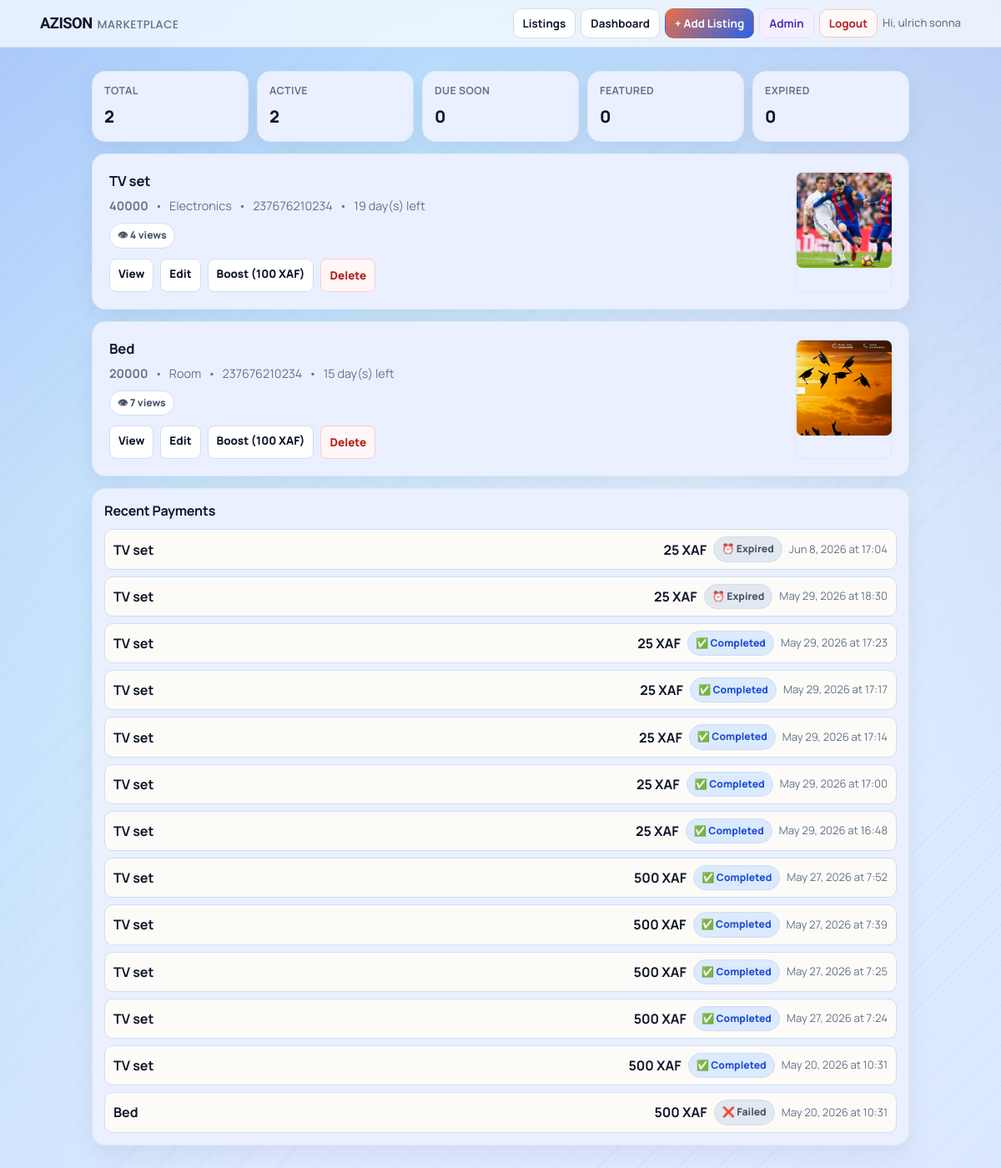
The page /dashboard (signed in) on the database as committed earlier.
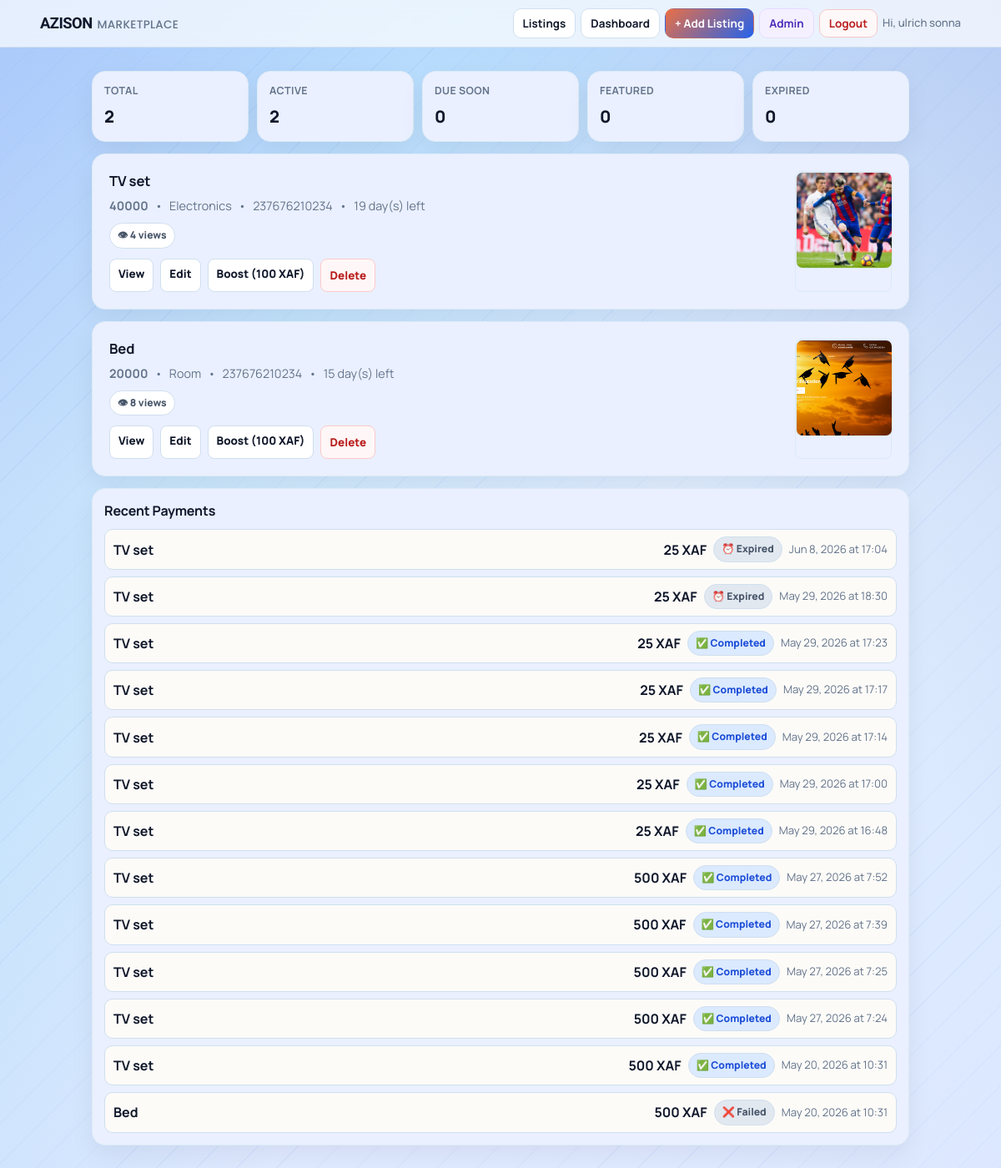
The same page on the database as committed later.
### tables this page shows
CREATE TABLE users(
            id INTEGER PRIMARY KEY AUTOINCREMENT,
            full_name TEXT NOT NULL,
            phone TEXT NOT NULL UNIQUE,
            password_hash TEXT NOT NULL,
            email TEXT,
            google_sub TEXT,
            auth_provider TEXT NOT NULL DEFAULT 'local',
            created_at TEXT NOT NULL
        , is_admin INTEGER DEFAULT 0, is_active INTEGER DEFAULT 1, is_verified INTEGER DEFAULT 0);

CREATE TABLE listings(
            id INTEGER PRIMARY KEY AUTOINCREMENT,
            title TEXT,
            price TEXT,
            category TEXT,
            phone TEXT,
            owner_phone TEXT,
            leave_date TEXT,
            description TEXT,
            image TEXT,
            is_featured INTEGER DEFAULT 0
        , view_count INTEGER DEFAULT 0);

CREATE TABLE payments(
            id INTEGER PRIMARY KEY AUTOINCREMENT,
            listing_id INTEGER NOT NULL,
            reference TEXT NOT NULL UNIQUE,
            amount INTEGER NOT NULL,
            status TEXT NOT NULL,
            phone TEXT,
            created_at TEXT NOT NULL
        , provider_reference TEXT);

### app.py (the view)
@app.route("/dashboard")
@login_required
def dashboard():
    conn = get_db()
    cursor = conn.cursor()
    owner_phone = get_authenticated_owner_phone()
    expire_stale_pending_payments(cursor)
    conn.commit()
    cursor.execute(
        """
        SELECT * FROM listings
        WHERE owner_phone = ?
        ORDER BY is_featured DESC, id DESC
        """,
        (owner_phone,),
    )
    rows = cursor.fetchall()
    cursor.execute(
        """
        SELECT p.id, p.listing_id, p.reference AS reference_id, p.amount, p.status, p.phone, p.created_at,
               l.title AS listing_title
        FROM payments p
        JOIN listings l ON l.id = p.listing_id
        WHERE l.owner_phone = ?
        ORDER BY p.id DESC
        """,
        (owner_phone,),
    )
    payment_rows = cursor.fetchall()
    conn.close()
    today = current_date()
    listings = []
    pending_payments_by_listing = {}
    payment_history = []
    stats = {
        "total": 0,
        "active": 0,
        "soon": 0,
        "expired": 0,
        "featured": 0,
    }
    for payment_row in payment_rows:
        normalized_status = resolve_internal_payment_status(payment_row["status"]) or PAYMENT_STATUS_PENDING
        if normalized_status == PAYMENT_STATUS_PENDING and payment_row["listing_id"] not in pending_payments_by_listing:
            pending_payments_by_listing[payment_row["listing_id"]] = payment_row["reference_id"]
        payment_history.append(build_dashboard_payment_view(payment_row))
    for row in rows:
        leave_date = datetime.strptime(row["leave_date"], "%Y-%m-%d").date()
        days_left = (leave_date - today).days
        is_expired = days_left < 0
        is_soon = 0 <= days_left <= 3
        is_featured = row["is_featured"] == 1
        updated_at = row_value(row, "updated_at")
        stats["total"] += 1
        if is_featured:
            stats["featured"] += 1
        if is_expired:
            stats["expired"] += 1
        else:
            stats["active"] += 1
            if is_soon:
                stats["soon"] += 1
        listings.append(
            {
                "id": row["id"],
                "title": row["title"],
                "price": row["price"],
                "category": row["category"],
                "phone": row["phone"],
                "leave_date": row["leave_date"],
                "description": row["description"] or "",
                "image": row["image"],
                "is_featured": row["is_featured"],
                "days_left": days_left,
                "is_expired": is_expired,
                "is_soon": is_soon,
                "pending_payment_reference": pending_payments_by_listing.get(row["id"], ""),
                "view_count": row["view_count"],
                "last_updated_label": format_payment_date(updated_at) if updated_at else "",
            }
        )
    return render_template(
        "dashboard.html",
        listings=listings,
        stats=stats,
        payment_history=payment_history[:20],
        boost_amount=effective_boost_amount(),
    )

### templates/dashboard.html (shortened to what this page needs)
<!DOCTYPE html>
<html lang="en">
<head>
    <link rel="stylesheet" href="{{ url_for('static', filename='css/marketplace.css') }}">
</head>
<body>
    {% include "_navigation.html" %}
    <main class="page">
        <section class="stats">
            <article class="stat">
                <span class="label">Total</span>
                <strong class="value">{{ stats['total'] }}</strong>
            </article>
            <article class="stat">
                <span class="label">Active</span>
                <strong class="value">{{ stats['active'] }}</strong>
            </article>
            <article class="stat">
                <span class="label">Due Soon</span>
                <strong class="value">{{ stats['soon'] }}</strong>
            </article>
            <article class="stat">
                <span class="label">Featured</span>
                <strong class="value">{{ stats['featured'] }}</strong>
            </article>
            <article class="stat">
                <span class="label">Expired</span>
                <strong class="value">{{ stats['expired'] }}</strong>
            </article>
        </section>
        <section class="list">
            {% if listings %}
                {% for item in listings %}
                    <article class="card">
                        <div>
                            <h2>{{ item['title'] }}</h2>
                            <p class="meta">
                                <span><strong>{{ item['price'] }}</strong></span>
                                <span>•</span>
                                <span>{{ item['category'] }}</span>
                                <span>•</span>
                                <span>{{ item['phone'] }}</span>
                                <span>•</span>
                                {% if item['is_expired'] %}
                                    <span>Expired {{ item['days_left'] * -1 }} day(s) ago</span>
                                {% elif item['is_soon'] %}
                                    <span class="deadline soon">⚡ {{ item['days_left'] }} day(s) left</span>
                                {% else %}
                                    <span class="deadline">{{ item['days_left'] }} day(s) left</span>
                                {% endif %}
                            </p>
                            <div class="chips">
                                <span class="chip">👁 {{ item['view_count'] or 0 }} views</span>
                            </div>
                            <div class="row-actions">
                                <a class="link-btn" href="{{ url_for('listing_detail', id=item['id']) }}">View</a>
                                <a class="link-btn" href="{{ url_for('edit_listing', id=item['id']) }}">Edit</a>
                                {% if item['is_expired'] %}
                                    <a class="link-btn" href="{{ url_for('edit_listing', id=item['id'], renew=1) }}">Renew / Extend Date</a>
                                {% elif item['is_featured'] == 1 %}
                                    <span class="link-btn">Featured Active</span>
                                {% else %}
                                    <a class="link-btn" href="{{ url_for('select_boost_payment', listing_id=item['id'], next=url_for('dashboard')) }}">Boost ({{ boost_amount }} XAF)</a>
                                {% endif %}
                                <form method="POST" action="{{ url_for('delete_listing', id=item['id']) }}" onsubmit="return confirm('Are you sure you want to delete this listing?');">
                                    <button class="danger-btn" type="submit">Delete</button>
                                </form>
                            </div>
                        </div>
                        {% if item['image'] %}
                            <a class="thumb-link lightbox-trigger" href="{{ listing_image_url(item['image']) }}" title="Open full image">
                                <img class="thumb" src="{{ listing_image_url(item['image']) }}" alt="{{ item['title'] }}">
                            </a>
                        {% endif %}
                    </article>
                {% endfor %}
            {% else %}
                <div class="empty">
                    <p>No listings yet on your dashboard.</p>
                    <a class="btn primary" href="{{ url_for('create') }}">Post your first listing</a>
                </div>
            {% endif %}
        </section>
        <section class="history">
            <h2>Recent Payments</h2>
            {% if payment_history %}
                <div style="display:grid;gap:8px;">
                    {% for payment in payment_history %}
                        <div style="border:1px solid var(--line);border-radius:10px;padding:8px 10px;display:flex;flex-wrap:wrap;gap:8px;align-items:center;background:#fcfbf8;">
                            <span style="font-weight:700;flex:1;min-width:120px;">
                                <a href="{{ url_for('listing_detail', id=payment['listing_id']) }}" style="color:var(--text);text-decoration:none;">{{ payment['listing_title'] }}</a>
                            </span>
                            <span><strong>{{ payment['amount_label'] }}</strong></span>
                            <span class="{{ payment['badge_class'] }}"><span class="payment-status-icon" aria-hidden="true">{{ payment['status_icon'] }}</span>{{ payment['status_label'] }}</span>
                            <span style="color:var(--muted);font-size:0.82rem;">{{ payment['created_label'] }}</span>
                        </div>
                    {% endfor %}
                </div>
            {% else %}
                <p class="summary">No payment activity yet.</p>
            {% endif %}
        </section>
    </main>
</body>
</html>

### templates/_navigation.html (shortened to what this page needs)
<nav class="nav-bar" role="navigation" aria-label="Main navigation">
    <div class="nav-inner">
        <a class="nav-brand" href="{{ url_for('home') }}">
            <span class="brand">AZISON</span>
            <span class="site-title">MARKETPLACE</span>
        </a>
        <div class="nav-links">
            <a class="nav-link" href="{{ url_for('home') }}">Listings</a>
            {% if is_logged_in %}
                <a class="nav-link" href="{{ url_for('dashboard') }}">Dashboard</a>
                <a class="nav-link primary" href="{{ url_for('create') }}">+ Add Listing</a>
                {% if current_user and current_user.get('is_admin') %}
                    <a class="nav-link admin" href="{{ url_for('admin_panel') }}">Admin</a>
                {% endif %}
                <form class="inline-form" method="POST" action="{{ url_for('logout') }}">
                    <button class="nav-link logout-btn" type="submit">Logout</button>
                </form>
                <span class="nav-user">Hi, {{ current_user['full_name'] }}</span>
            {% endif %}
        </div>
    </div>
</nav>

Rows that differ between the two databases and show on the page:
changed listings "Bed": view_count "7" → "8"
